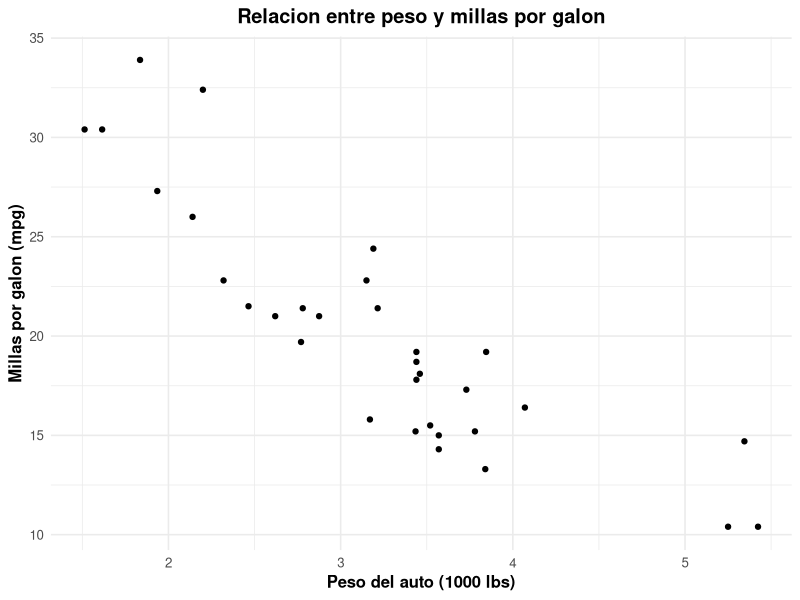

This chart was generated by the following R code:
### Datos personales ###
# Nombre: Reuben Rhienhart
# Numero de control: 20112048
# Grupo: H
# Ejercicio 16: Regesión - mtcars
library(tidyverse)
data(mtcars)

mtcars <- mtcars %>% select(mpg, cyl, hp, wt, am)
# Grafica
ggplot(mtcars, aes(x = wt, y = mpg)) +
  geom_point() +
  labs(
    title = "Relacion entre peso y millas por galon",
    x = "Peso del auto (1000 lbs)",
    y = "Millas por galon (mpg)"
  ) +
  theme_minimal(base_size = 12) +
  theme(
    plot.title = element_text(hjust = 0.5, face = "bold"),
    axis.title.x = element_text(face = "bold"),
    axis.title.y = element_text(face = "bold")
  )

# Modelo de regresion lineal simple
simple_1 <- lm(mpg ~ wt, data = mtcars)
print("Resumen del modelo de regresion lineal simple (mpg ~ wt):")
summary(simple_1)
simple_2 <- lm(mpg ~ hp, data = mtcars)
print("Resumen del modelo de regresion lineal simple (mpg ~ hp):")
summary(simple_2)
multiple_1 <- lm(mpg ~ wt + hp, data = mtcars)
print("Resumen del modelo de regresion lineal multiple (mpg ~ wt + hp):")
summary(multiple_1)
multiple_2 <- lm(mpg ~ wt + hp + am + cyl, data = mtcars)
print("Resumen del modelo de regresion lineal multiple (mpg ~ wt + hp + am + cyl):")
summary(multiple_2)
nolineal_1 <- lm(mpg ~ hp + poly(wt, 2) + cyl + am, data = mtcars)
print("Resumen del modelo de regresion lineal con termino no lineal (mpg ~ hp + poly(wt,2) + cyl + am):")
summary(nolineal_1)